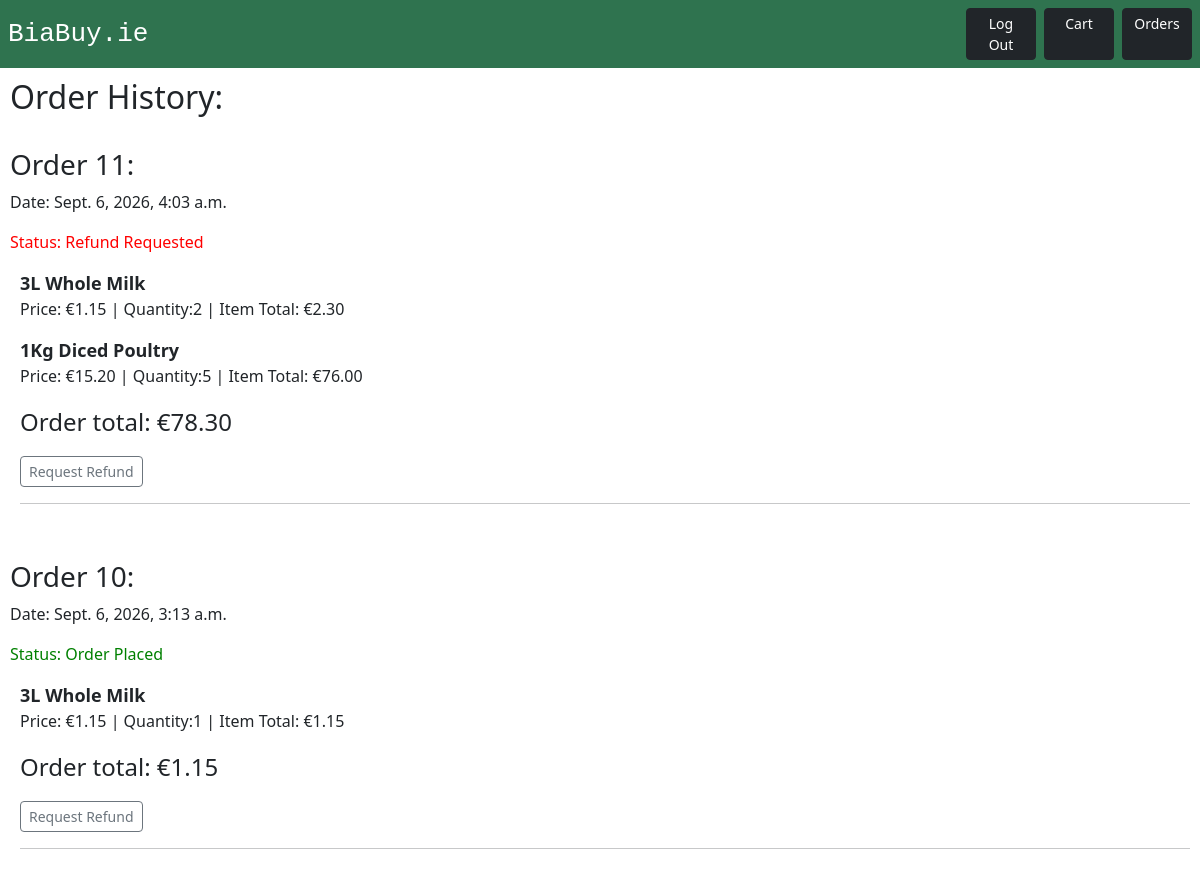
The app's page /orders/ (signed in) with its own data.
### orders/models.py (models this page shows, shortened)
class Order(models.Model):
    user = models.ForeignKey(User, on_delete=models.CASCADE)
    date_created = models.DateTimeField(auto_now_add=True)
    status = models.CharField(max_length=20, default="Order Placed")

class OrderItem(models.Model):
    order = models.ForeignKey(Order, on_delete=models.CASCADE)
    item = models.ForeignKey(Item, on_delete=models.CASCADE)
    item_name = models.CharField(max_length=200)
    item_price = models.DecimalField(max_digits=10, decimal_places=2)
    quantity = models.PositiveIntegerField(default=1)

### orders/views.py (the view)
# urls.py: path("orders/", include("orders.urls")),
def orders(request):
    if request.user.is_authenticated:
        is_staff = request.user.groups.filter(name="Staff") or request.user.groups.filter(name="Manager")
        if is_staff: #shows either every order if staff
            user_orders = Order.objects.all().order_by("-date_created")
        else: # or just users if customer
            user_orders = Order.objects.filter(user=request.user).order_by("-date_created")
        for order in user_orders:
            order.order_items = OrderItem.objects.filter(order=order)
            order.order_total = 0
            for order_item in order.order_items:
                order_item.item_total = order_item.item_price * order_item.quantity
                order.order_total += order_item.item_total
        context = {"user_orders": user_orders, "is_staff": is_staff}
        return render(request, "orders/index.html", context)
    else:
        return redirect("login")

### orders/templates/orders/index.html (shortened to what this page needs)
{% extends "base.html" %}
{% block content %}
{% if user_orders %}
<h2>Order History:</h2>
<br>
{% for order in user_orders %}
    <h3>Order {{order.id}}:</h3>
    <p>Date: {{order.date_created}}</p>
    {% if order.status == "Refund Requested" %}
        <p style="color: red;">Status: {{order.status}}</p>
    {% elif order.status == "Refunded"%}
        <p style="color: orange;">Status: {{order.status}}</p>
    {% else %}
        <p style="color: green">Status: {{order.status}}</p>
    {% endif %}
<dl style="margin-left:10px">
    {% for order_item in order.order_items %}
    <dt style="font-size:large">
        {{ order_item.item_name }}
    </dt>
        <dd>
            <p>
                Price: €{{order_item.item_price}}
                 | Quantity:{{order_item.quantity}}
                 | Item Total: €{{order_item.item_total}}
            </p>
    {% endfor %}
         <dd>
            <p style="font-size:x-large">Order total: €{{order.order_total}}</p>
        </dd>
        {% if is_staff %}
        <form action="/orders/refund/" method="POST">
        {%csrf_token%}
            <input type="hidden" name="order_id" value="{{order.id}}">
                <button type="submit" class="btn btn-dark btn-sm">
                    Refund</button>
            </form>
        {% else %}
            <form action="/orders/return/{{order.id}}/" method="POST">
            <button type="submit" class="btn btn-outline-secondary btn-sm">
                Request Refund</button>
        </form>
        {% endif %}
        <hr>
    <br>
</dl>
{% endfor %}
{% else %}
    <p>No Orders.</p>
{% endif %}
{% endblock %}

### records on screen
Order: id "11", date_created "Sept. 6, 2026, 4:03 a.m.", status "Refund Requested", order_total "78.30"
OrderItem: item_name "3L Whole Milk", item_price "1.15", quantity "2", item_total "2.30"
OrderItem: item_name "1Kg Diced Poultry", item_price "15.20", quantity "5", item_total "76.00"
Order: id "10", date_created "Sept. 6, 2026, 3:13 a.m.", status "Order Placed", order_total "1.15"
OrderItem: item_name "3L Whole Milk", item_price "1.15", quantity "1", item_total "1.15"
